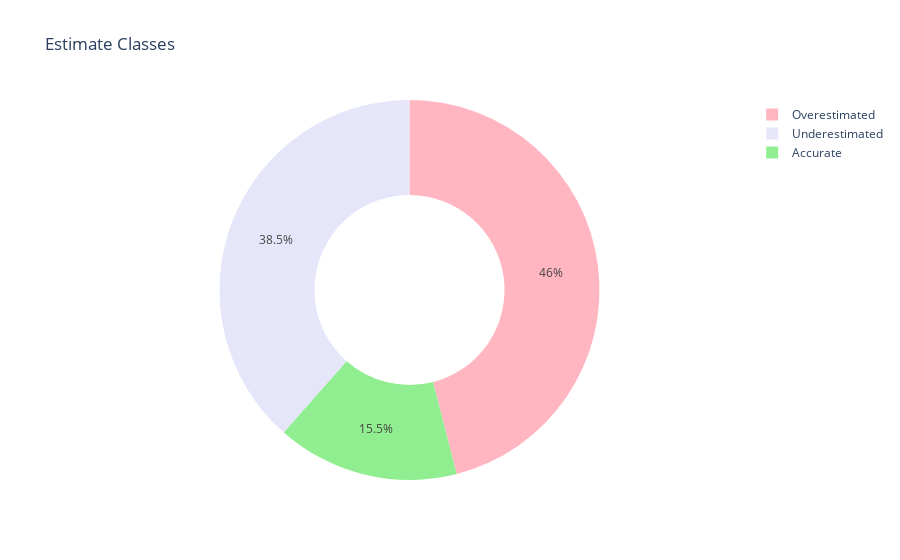

The code cell stored with this chart in its notebook:
### Code cell
import plotly.express as px

# Count the number of occurrences of each value in estimate_class
value_counts = r1['estimate_class'].value_counts()

# Extract the count for each class
accurate_count = value_counts['accurate'] if 'accurate' in value_counts else 0
overestimated_count = value_counts['overestimated'] if 'overestimated' in value_counts else 0
underestimated_count = value_counts['underestimated'] if 'underestimated' in value_counts else 0

# Create the data for the pie chart
data = [accurate_count, overestimated_count, underestimated_count]
labels = ['Accurate', 'Overestimated', 'Underestimated']


# Define the colors for each slice of the pie chart
colors = ['lightpink', 'lavender', 'lightgreen']

# Plot the pie chart
fig = px.pie(values=data, names=labels, title='Estimate Classes', hole=0.5, color_discrete_sequence=colors)
fig.show()

### Figure 1 — Plotly figure (JSON) as saved in the notebook; plotly's stock layout.template omitted (floating-point values rounded to 4 significant figures)
{"data": [{"domain": {"x": [0, 1], "y": [0, 1]}, "hole": 0.5, "hovertemplate": "label=%{label}<br>value=%{value}<extra></extra>", "labels": ["Accurate", "Overestimated", "Underestimated"], "legendgroup": "", "name": "", "showlegend": true, "type": "pie", "values": [384, 1140, 954]}], "layout": {"legend": {"tracegroupgap": 0}, "piecolorway": ["lightpink", "lavender", "lightgreen"], "title": {"text": "Estimate Classes"}}}
